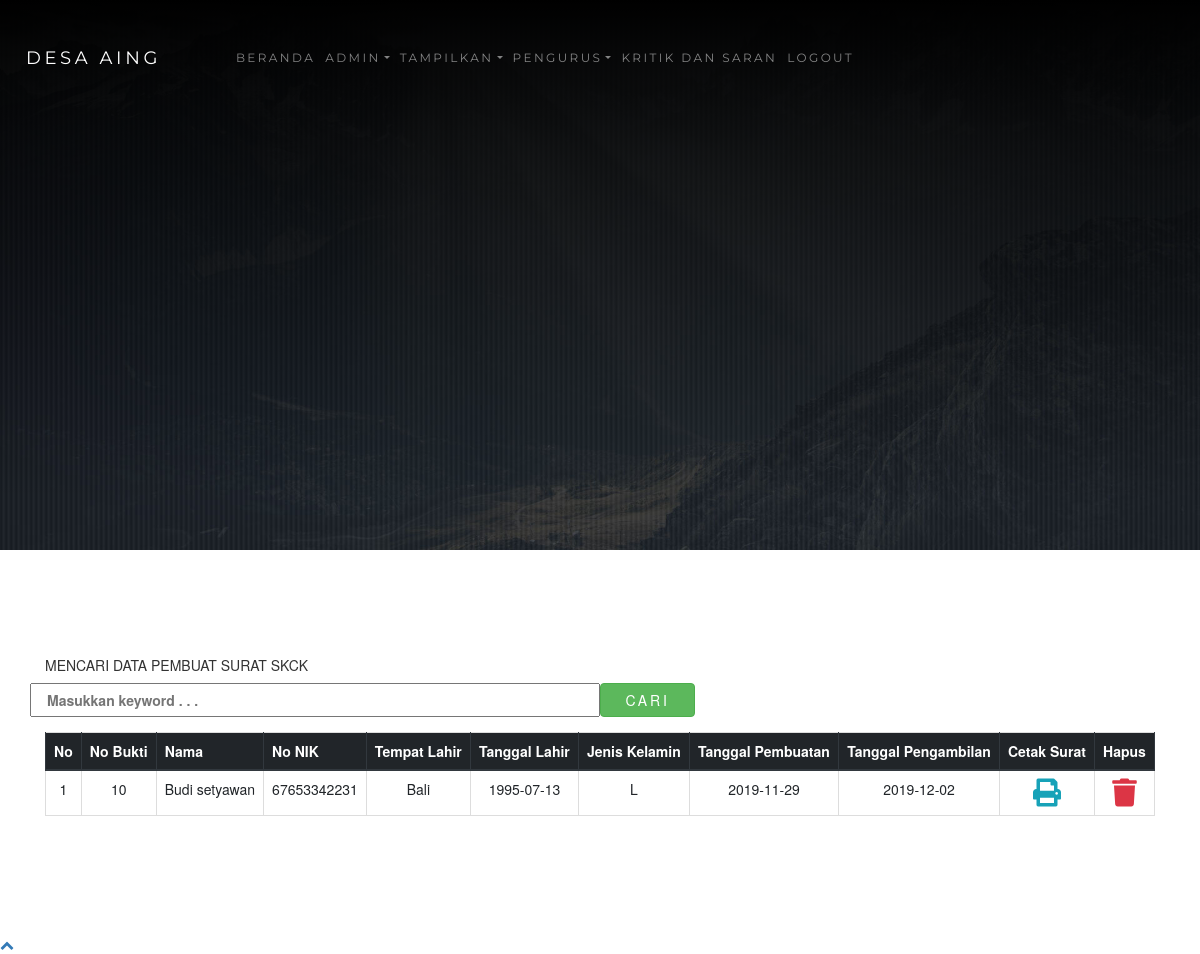
Screenshot of /admin.php?halaman=skck (signed in) with the database file from the repository.
### tables this page shows
CREATE TABLE `skck` (
  `id` int(11) NOT NULL,
  `nama` varchar(100) NOT NULL,
  `jenis_kelamin` enum('L','P','','') NOT NULL,
  `agama` varchar(50) NOT NULL,
  `status` varchar(50) NOT NULL,
  `nik` varchar(100) NOT NULL,
  `tempat_lahir` varchar(100) NOT NULL,
  `tgl_lahir` date NOT NULL,
  `pekerjaan` varchar(100) NOT NULL,
  `rt` varchar(5) NOT NULL,
  `rw` varchar(5) NOT NULL,
  `desa` varchar(100) NOT NULL,
  `kecamatan` varchar(100) NOT NULL,
  `kabupaten` varchar(100) NOT NULL,
  `keperluan` varchar(300) NOT NULL,
  `keterangan` text NOT NULL,
  `mulai` date NOT NULL,
  `selesai` date NOT NULL,
  `tgl_buat` date NOT NULL,
  `tgl_ambil` date NOT NULL
);

### functions.php (called while the page is built, shortened)
<?php
$conn = mysqli_connect("localhost", "root", "", "ta_web");
function query($query)
{
    global $conn;
    $result = mysqli_query($conn, $query);
    $rows = [];
    while ($row = mysqli_fetch_assoc($result)) {
        $rows[] = $row;
    }
    return $rows;
}

### pembuat_skck.php (the view, shortened to what this page needs)
<?php
require 'functions.php';
$skck = query("SELECT * FROM skck ORDER BY id DESC");
?>
<!DOCTYPE html>
<html lang="en">
<head>
</head>
<body>
    <div class="inner-page">
        <div class="slider-item" style="background-image: url('images/konfirmasi.jpg');">
            <div class="container">
                <div class="row slider-text align-items-center justify-content-center">
                </div>
            </div>
        </div>
    </div>
    <section class="section blog">
        <div class="container">
            <form action="" method="post">
                <div class="form-group row font-weight-bold text-uppercase">
                    <h5 class="col-sm-12">Mencari data pembuat surat SKCK</h5>
                    <input type="text" class="col-sm-6" placeholder="Masukkan keyword . . ." name="keyword" id="keyword" autocomplete="off">
                    <button type="submit" class="col-sm-1 btn btn-success" name="cari">Cari</button>
                </div>
            </form>
            <table class="table table-bordered text-center">
                <thead class="thead-dark">
                    <tr class="text-center">
                        <th>No</th>
                        <th>No Bukti</th>
                        <th>Nama</th>
                        <th>No NIK</th>
                        <th>Tempat Lahir</th>
                        <th>Tanggal Lahir</th>
                        <th>Jenis Kelamin</th>
                        <th>Tanggal Pembuatan</th>
                        <th>Tanggal Pengambilan</th>
                        <th>Cetak Surat</th>
                        <th>Hapus</th>
                    </tr>
                </thead>
                <?php $i = 1; ?>
                <tbody>
                    <?php foreach ($skck as $row) : ?>
                        <tr>
                            <td><?= $i; ?></td>
                            <td><?= $row["id"] ?></td>
                            <td><?= $row["nama"] ?></td>
                            <td><?= $row["nik"] ?></td>
                            <td><?= $row["tempat_lahir"] ?></td>
                            <td><?= $row["tgl_lahir"] ?></td>
                            <td><?= $row["jenis_kelamin"] ?></td>
                            <td><?= $row["tgl_buat"] ?></td>
                            <td><?= $row["tgl_ambil"] ?></td>
                            <td><a href="cetak_skck.php?id=<?= $row["id"]; ?>" target="_blank" i class="fas fa-print text-info fa-2x"></i></a></td>
                            <td><a href="hapus.php?id=<?= $row["id"]; ?>&hapus=skck" onclick="return confirm('Mau dihapus ?')"><i class="fas fa-trash text-danger fa-2x"></i></a></td>
                        </tr>
                        <?php $i++; ?>
                    <?php endforeach; ?>
                </tbody>
            </table>
        </div>
    </section>
</body>
</html>

### rows the page displays
skck: id "10", nama "Budi setyawan", nik "67653342231", tempat_lahir "Bali", tgl_lahir "1995-07-13", jenis_kelamin "L", tgl_buat "2019-11-29", tgl_ambil "2019-12-02"
